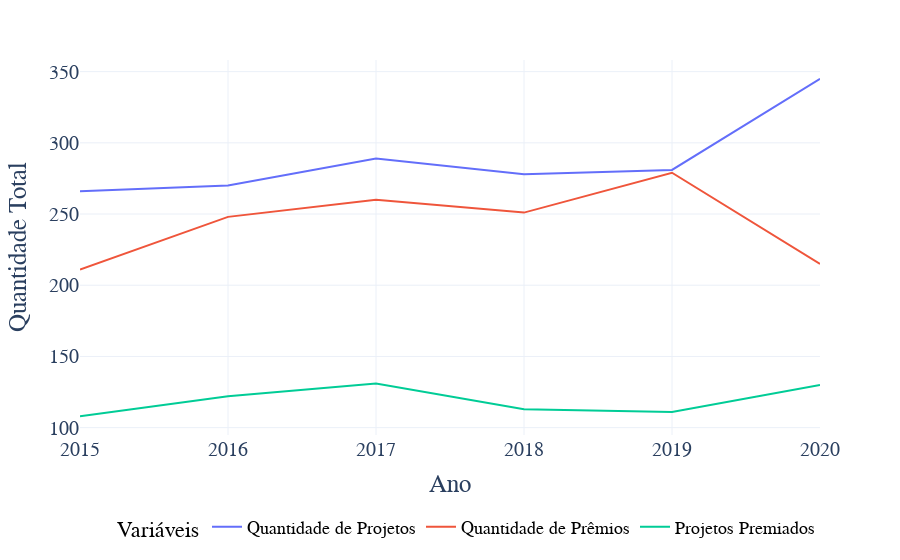

This figure's notebook cell:
### Markdown cell above
Plot série temporal

### Code cell
fig = px.line(df_proj_ano[["Quantidade de Projetos", "Quantidade de Prêmios", "Projetos Premiados","ano"]],
               x='ano', 
               y=df_proj_ano[["Quantidade de Projetos", "Quantidade de Prêmios", "Projetos Premiados","ano"]].columns,
#               title='Série temporal do comportamento dos projetos',
#              text = "value",
               template = "plotly_white",
               labels= dict(value = "Quantidade Total", 
                           ano = "Ano", 
                           variable = "Variáveis"))



fig.update_xaxes(title_font=dict(size=25, family='Time New Roman'),
                tickfont = dict(size = 20, family='Time New Roman'))
fig.update_yaxes(title_font=dict(size=25, family='Time New Roman'),
                tickfont = dict(size = 20, family='Time New Roman'))


fig.update_layout(
    legend=dict(
#         x=0,
#         y=1,
#         traceorder="reversed",
        title_font_family="Times New Roman",
        font=dict(
            family="Times New Roman",
            size=18,
            color="black"
        ),
#         bgcolor="LightSteelBlue",
#         bordercolor="Black",
#         borderwidth=2
    )
)


fig.update_layout(legend=dict(
    orientation="h",
    yanchor="bottom",
    y=-0.3,
    xanchor="right",
    x=1
))
#traces
# fig.update_traces(textposition="top center")


fig.show()

### Figure 1 — Plotly figure (JSON) as saved in the notebook; plotly's stock layout.template omitted (floating-point values rounded to 4 significant figures)
{"data": [{"hovertemplate": "Variáveis=Quantidade de Projetos<br>Ano=%{x}<br>Quantidade Total=%{y}<extra></extra>", "legendgroup": "Quantidade de Projetos", "line": {"color": "#636efa", "dash": "solid"}, "marker": {"symbol": "circle"}, "mode": "lines", "name": "Quantidade de Projetos", "orientation": "v", "showlegend": true, "type": "scatter", "x": [2015, 2016, 2017, 2018, 2019, 2020], "xaxis": "x", "y": [266, 270, 289, 278, 281, 345], "yaxis": "y"}, {"hovertemplate": "Variáveis=Quantidade de Prêmios<br>Ano=%{x}<br>Quantidade Total=%{y}<extra></extra>", "legendgroup": "Quantidade de Prêmios", "line": {"color": "#EF553B", "dash": "solid"}, "marker": {"symbol": "circle"}, "mode": "lines", "name": "Quantidade de Prêmios", "orientation": "v", "showlegend": true, "type": "scatter", "x": [2015, 2016, 2017, 2018, 2019, 2020], "xaxis": "x", "y": [211, 248, 260, 251, 279, 215], "yaxis": "y"}, {"hovertemplate": "Variáveis=Projetos Premiados<br>Ano=%{x}<br>Quantidade Total=%{y}<extra></extra>", "legendgroup": "Projetos Premiados", "line": {"color": "#00cc96", "dash": "solid"}, "marker": {"symbol": "circle"}, "mode": "lines", "name": "Projetos Premiados", "orientation": "v", "showlegend": true, "type": "scatter", "x": [2015, 2016, 2017, 2018, 2019, 2020], "xaxis": "x", "y": [108, 122, 131, 113, 111, 130], "yaxis": "y"}], "layout": {"legend": {"font": {"color": "black", "family": "Times New Roman", "size": 18}, "orientation": "h", "title": {"font": {"family": "Times New Roman"}, "text": "Variáveis"}, "tracegroupgap": 0, "x": 1, "xanchor": "right", "y": -0.3, "yanchor": "bottom"}, "margin": {"t": 60}, "xaxis": {"anchor": "y", "domain": [0, 1], "tickfont": {"family": "Time New Roman", "size": 20}, "title": {"font": {"family": "Time New Roman", "size": 25}, "text": "Ano"}}, "yaxis": {"anchor": "x", "domain": [0, 1], "tickfont": {"family": "Time New Roman", "size": 20}, "title": {"font": {"family": "Time New Roman", "size": 25}, "text": "Quantidade Total"}}}}
